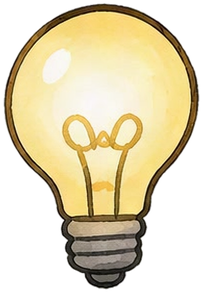
#> input picture videos/52_mif_ejnshtejn/reel/anim/kit/bulb.png, 203 x 293 px, given in place of f1.png, which was not available
$ python kit_genius.py
#> lines starting #> are read from the running program, lines starting #| are printed output that depends on the picture; after the words box and inside, x2 and y2 are one past the last pixel; in counts of white or black regions, pixels touching at a corner belong together
### scripts/anim.py
"""Движение внутри рисунка рилса (25.10, слово владельца: «сильное движение, а не только эффект камеры… профессионально,
не на коленке»). Сцена рилса — модуль videos/NN/reel/anim/<имя>.py со своими слоями и ключами; этот модуль — общее:

- кривые и пружины: cubic-bezier как в After Effects (`bezier`), падение под тяжестью (`gravity`), затухающая пружина
  (`spring`) для отскока и успокоения — числа движения берутся из физики, а не подбором;
- ключи (`Track`): значение по ключевым кадрам, у каждого отрезка своя кривая;
- рисунок на двойках (`on_twos`): рисованное меняется 12 раз в секунду, камера рилса идёт 30 — главный признак
  рисованной анимации (так уже живёт кукла, DOLL_FPS);
- слой (`Layer`): RGBA-вырезка с точкой опоры; ставится поворотом, сдвигом и сжатием вдоль своей оси — фон под ним не
  растягивается (пробник v3 тянул кусок картинки вокруг предмета: «резина»);
- смаз (`smear`): только у движущегося слоя, вдоль скорости, с чётким передним краем — как смаз-кадр аниматора,
  а не среднее нескольких кадров всей картинки (v3: мутное двойное пятно);
- штрихи удара тушью (`impact_strokes`): сужаются к концам, как линия пера, у каждого рисунка чуть свои.

Сцена отдаёт `frame(t, ctx) -> (картинка исходника ×2, камера)`; камера — поправка к окну плана reel.py
(сдвиг, наезд, поворот), её считает сцена: удар, задержка на ударе, тряска — это реакция на событие рисунка.
"""
import math
import importlib.util
import os

import cv2
import numpy as np

DRAW_FPS = 12


def on_twos(t, fps=DRAW_FPS):
    return math.floor(t * fps + 1e-6) / fps


def clamp01(u):
    return 0.0 if u < 0 else 1.0 if u > 1 else u


def bezier(p1x, p1y, p2x, p2y):
    """cubic-bezier(p1x, p1y, p2x, p2y) — та же кривая, что в CSS и After Effects. Возвращает u -> значение."""
    # [9 lines left out: function f, not called in this run]
    return f


LINEAR = lambda u: clamp01(u)                       # noqa: E731
EASE_OUT = bezier(0.22, 1.0, 0.36, 1.0)              # быстрый вход, долгое торможение (ease-out-quint)
EASE_IN = bezier(0.55, 0.0, 1.0, 0.45)               # разгон
EASE_IO = bezier(0.65, 0.0, 0.35, 1.0)
SNAP = bezier(0.16, 1.0, 0.3, 1.0)                    # резкий наезд камеры: 80% пути за первую треть


# [14 lines left out: functions gravity, spring, not called in this run]


class Track:
    """Значение по ключам: [(t, значение, кривая отрезка до следующего ключа)]. Значение — число или кортеж."""

    def __init__(self, keys):
        self.keys = sorted(keys, key=lambda k: k[0])

    # [11 lines left out: function __call__, not called in this run]


class Layer:
    """Вырезка RGBA (float32, альфа 0..1) с точкой опоры в своих координатах."""

    # [17 lines left out: functions __init__, cut, not called in this run]

    def home(self):
        """Точка опоры слоя на рисунке в покое."""
        return self.origin + self.pivot

    # [93 lines left out: functions matrix, draw, _smear, stroke, _vhash, vnoise, not called in this run]


# ПРАВИЛО 28 (владелец 03.11): влёт камеры на 0 с — мощный, красивый, динамичный, ПО УМОЛЧАНИЮ у каждой сцены хука.
# Эталон — рилс 17 «Пашешь, а итог ноль?» (владелец: «пусть это видео будет эталоном… минимум такое приближение… не
# байт в байт, а чтобы одинаковым не было по шаблону… то, что было в старых рилсах, такого никогда не должно быть»).
# Поэтому: (1) прежний мягкий влёт рилсов 08–16 (18 % за 0,25 с, −1,1°, без размытия) из кода удалён — любой вызов
# hook_cam даёт влёт не слабее эталона; (2) у каждого рилса свои параметры: число u ∈ [0, 1] берётся из времени удара
# сцены (своё у каждой озвучки), и каждый параметр идёт от значения эталона (u = 0) только в сторону сильнее, плюс свой
# боковой занос и сторона поворота. Минимум = рилс 17: влёт с 40 % дальше за 0,22 с, перелёт 5 %, поворот 3°,
# размытие движения, второй удар камерой +8 % на ударном слоге.
HOOK28_MIN = dict(zoom=0.40, snap=0.22, over=0.05, roll=3.0, kick=0.08, kick_roll=1.4, freq=1.8, blur=0.5)
HOOK28_MAX = dict(zoom=0.50, snap=0.18, over=0.07, roll=4.2, kick=0.11, kick_roll=2.0, freq=2.2, blur=0.6)
HOOK28_ROLL_SEC, HOOK28_BLUR_MAX, HOOK28_DRIFT = 0.3, 0.07, (60, 40)


# [50 lines left out: functions hook28_params, _hook28_zoom, zoom_blur, hook_cam, not called in this run]


# Рисунок хука двигается сам с первого кадра (владелец 26.10, рилс 08: лента листается уже на первом кадре; в 06 швабра
# начинала дрожать только с 0,15 с). Мера — доля пикселей рисунка, изменившихся между 0 и 0,1 с без камеры.
FIRST_MOTION_DT, FIRST_MOTION_LEVEL = 0.1, 12


# [6 lines left out: function first_frame_motion, not called in this run]


# Стандарт 25 (владелец 03.11: «движение с первого кадра очень интенсивное, ещё динамичнее, чем было»): мера не одного
# шага 0 → 0,1 с, а всей первой секунды кадр за кадром — рисунок не должен ни разу «встать» и в среднем меняться сильно.
OPENING_SEC, OPENING_FPS = 1.0, 30


# [42 lines left out: functions opening_motion, impact_strokes, squash_region, not called in this run]


_FOLLOW = {}
CONTACT_ZONE = 0.4


# [237 lines left out: functions _follow_geo, _centroid, squash_follow, grid, ink_objects, cut_polygon and 6 more, not called in this run]


DARK_BG = 110        # средняя яркость фона вокруг дыры ниже — тёмная стена: LaMa там не проверена (25.10 давала пятна)


def inpaint_bg(img, hole, cache_dir=None, grow=True):
    """ОСНОВНАЯ заливка фона под вырезанным предметом для новых сцен (владелец 02.11: «вообще идеально стало»):
    ореол предмета (свечение, дым) уходит вместе с ним, LaMa продолжает линии сцены (плинтус, пол, край двери),
    тон и зерно — с бумаги этого же рисунка, тень на полу остаётся (scripts/inpaint.py). Считается один раз и
    кладётся в cache_dir. На тёмной стене — прежняя fill_hole (LaMa там не проверена). Возвращает float32 RGB."""
    import inpaint
    img = np.asarray(img, np.float32); hole = np.asarray(hole).astype(bool)
    ring = cv2.dilate(hole.astype(np.uint8), np.ones((31, 31), np.uint8)).astype(bool) & ~hole
    if ring.any() and float(np.median(img[ring].mean(1))) < DARK_BG:
        return fill_hole(img, hole, grain_from="noise")
    if cache_dir:
        return inpaint.cached(img, hole, cache_dir, grow=grow)
    return inpaint.inpaint(img, hole, grow=grow)


# --------------------------------------------------------------------------- нарезка частей тела без артефактов
# Рилс 13 (владелец 02.11, скрин хука 0:00.86): в слой хвоста попали три штриха усов — в рисунке усы щеки проходят через
# просвет завитка, и многоугольник хвоста забрал их; хвост машет — усы висят в воздухе рядом с ним. Тот же класс
# брака у любой части (лапа и шерсть соседа, ухо и прядь чёлки): тонкий штрих принадлежит той части, от которой растёт.
PART_CORE_OPEN = 7        # px: всё тоньше — штрих (ус, волосок, линия), а не тело части
PART_REACH = 10           # px: штрих ближе к телу части — её шерсть; дальше — чужой, уходит в родительский слой
SPUR_BASE = 4             # px: полоса у тела части, где ус и шерсть неразделимы — остаётся части
SPUR_LEN, SPUR_WIDTH = 30, 4.0   # длинный тонкий штрих, торчащий из части (ус через шерсть хвоста), — не её


# [29 lines left out: function split_part, not called in this run]


CLAIM_MIN_LEN = 35          # px: прямой тонкий штрих туши не короче — ус, а не прядь шерсти (пряди — треугольные и короче)
CLAIM_INK, CLAIM_WIDTH = 70, 5  # тушь темнее шерсти (шерсть 60–120); ус не толще 5 px


# [50 lines left out: functions claim_strokes, drop_scene_lines, not called in this run]


def keep_attached(mask, reach=PART_REACH):
    """Только главный кусок маски и то, что касается его в пределах reach: обрывки рамки двери, линии пола, чужие
    штрихи рядом с персонажем, попавшие в его многоугольник, иначе ездят вместе с ним по сцене (тело рилса 13)."""
    m = (np.asarray(mask) > 0).astype(np.uint8)
    n, lab, st, _ = cv2.connectedComponentsWithStats(m)
    if n <= 2:
        return m
    big = (lab == 1 + int(np.argmax(st[1:, cv2.CC_STAT_AREA]))).astype(np.uint8)
    near = cv2.dilate(big, cv2.getStructuringElement(cv2.MORPH_ELLIPSE, (2 * reach + 1, 2 * reach + 1)))
    return np.isin(lab, np.unique(lab[(near > 0) & (m > 0)])).astype(np.uint8) & m


PART_UNDERLAP = 14          # px: часть заходит под соседний слой — шов разреза не просвечивает


# [135 lines left out: functions underlap, detached_share, trim_paper_edge, defringe, paper_like, sheet and 2 more, not called in this run]


_SCENES = {}


# [16 lines left out: functions scene, scene_files, not called in this run]


# ── Нарезка по точкам: SAM 2.1 + матирование края + усы (владелец 04.11: «чтобы всё цепляло: телефон в лапах,
# огонёк, усы… главное — лучшее качество») ────────────────────────────────────────────────────────────────────────
# Стенд experiments/cutout (три рисунка, лист compare_3methods.jpg): нынешняя нарезка по туши цепляет линии мебели и
# куски бумаги; BiRefNet вырезает прижатую подушку и фон за телефоном, ест усы (33–147 с, 9 ГБ); SAM 2.1 по точкам
# «кот / не кот» понимает границу предметов, матирование closed-form даёт мягкий край без каймы (3–6 с, 2 ГБ). Чего не
# хватало SAM — усы поверх светлых предметов: их возвращает whisker_alpha.
SAM_REPO, SAM_ZIP = "vietanhdev/segment-anything-2.1-onnx-models", "sam2.1_hiera_small_20260221.zip"   # Apache-2.0
MODEL_DIR = os.environ.get("STICKMAN_MODELS", os.path.expanduser("~/.cache/stickman_models"))
_SAM = {}


# [84 lines left out: functions _sam_sessions, _fill_small_holes, sam_mask, matte_alpha, not called in this run]


WHISKER_REACH = 150    # px ×2: дальше от контура усы не торчат; линия мебели уходит дальше — это не ус
WHISKER_INK = 105      # яркость туши уса (0..255): светлее — это тень или фактура бумаги
WHISKER_SPREAD = 5.0   # px: поперечный разброс штриха; у уса 1–3, у контура капли или дуги подлокотника — больше


# [39 lines left out: functions whisker_alpha, cut_sam, not called in this run]


# ── Фон под слоями — чистая подложка (04.11, стенд experiments/fill): LaMa оставляла призраки (серое пятно шерсти,
# силуэт головы), MI-GAN дорисовывала мусорные линии; модель картинок, перерисовавшая ТОТ ЖЕ рисунок без героя,
# достроила подушку и спинку дивана целиком. В кадр идёт только внутри дыры, после совмещения (ECC) и плавной
# поправки тона по краю. Один платный рисунок на сцену (cx/gpt-image-2.5 medium, 197 550), кэш по содержимому.
PLATE_MODEL, PLATE_SIZE, PLATE_Q = "cx/gpt-image-2.5", "1024x1536", "medium"
PLATE_TONE_MAX = 18          # разница рисунка и подложки, выше которой это уже не тон, а тень, линия или предмет
PLATE_PROMPT = ("Image 1 is a finished drawing. Redraw exactly the same drawing, the same room, furniture, objects, "
                "framing, scale, line work, colours and paper, but WITHOUT {what}: the place where it was shows what is "
                "behind it, the sofa, pillow, floor, wall or furniture continue naturally with their own lines and "
                "colours, as if it had never been there. Nothing else changes: every other object stays in exactly the "
                "same place and size. No letters or numbers anywhere.")


# [55 lines left out: functions _fuse_plate, plate_bg, not called in this run]

### videos/52_mif_ejnshtejn/reel/anim/kit_genius.py
"""Слои хука рилса 52 «Двоечник стал гением?» для HyperFrames — по базе рилса 13 (стандарт 24).

Рисунок gen/g1_dunce_genius.png ×2 (src/f1.png, upscale.py); координаты сняты по рисунку 1333×2000 и умножены на
2.5 (×1.25 до 1664×2496, ×2 до исходника рилса). Слои: кот целиком над партой (голова, лапы, лист с красной
каракулей, хвост с огоньком — одним куском, хвост не отдельный слой, поэтому без tail_rig), лампочка с лучами.
Парта, стул, доска — фон; фон под слоями — anim.inpaint_bg."""
import json
import os
import sys

import cv2
import numpy as np
from PIL import Image

HERE = os.path.dirname(os.path.abspath(__file__)); REEL = os.path.dirname(HERE)
sys.path.insert(0, os.path.join(REEL, "..", "..", "..", "scripts"))
import anim  # noqa: E402

OUT = os.path.join(HERE, "kit")
CACHE = os.path.join(REEL, ".cache", "anim")
K = 2.5                                   # рисунок 1333×2000 -> исходник рилса ×2
ORIGIN = (0, int(140 * K))                # левый верх композиции в ×2
SIZE = (3328, int(1180 * K))              # до низа парты (y 1320 на рисунке)


def P(pts):
    return [(int(x * K), int(y * K)) for x, y in pts]


CAT_REG = P([(50, 700), (250, 700), (380, 560), (470, 505), (600, 505), (622, 452), (860, 452), (885, 700),
             (965, 790), (1005, 990), (1005, 1100), (955, 1215), (250, 1215), (240, 1250), (50, 1250)])
CHAIR = P([(318, 1058), (448, 1058), (448, 1216), (318, 1216)])   # спинка стула — фон, не кот
MARKS = [P([(250, 530), (360, 680)]), P([(85, 720), (145, 785)])]  # штрихи испуга и искры огонька — с котом
SHEET = P([(637, 942), (947, 912), (950, 1215), (630, 1215)])
BULB_BOX = tuple(int(v * K) for v in (425, 180, 772, 505))
FEET = P([(700, 1220)])[0]               # ось качания кота: у края парты под листом
HEAD = P([(640, 760)])[0]
BULB_C = P([(600, 400)])[0]


def fill_holes(m):
    m = (m > 0).astype(np.uint8)
    h, w = m.shape
    ff = m.copy(); pad = np.zeros((h + 2, w + 2), np.uint8)
    cv2.floodFill(ff, pad, (0, 0), 1)
    return (m | (1 - ff)).astype(np.uint8)


def poly_mask(shape, poly):
    r = np.zeros(shape[:2], np.uint8); cv2.fillPoly(r, [np.int32(poly)], 1); return r


def main():
    os.makedirs(OUT, exist_ok=True)
    A = np.asarray(Image.open(os.path.join(REEL, "src", "f1.png")).convert("RGB")).astype(np.float32)
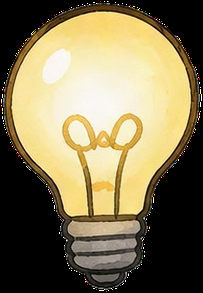
#> A: shape (293, 203, 3) float32; mean R, G, B 130, 118.5, 85.7
    g = A.mean(2); sat = A.max(2) - A.min(2)
#> after `g = A.mean(2)`:
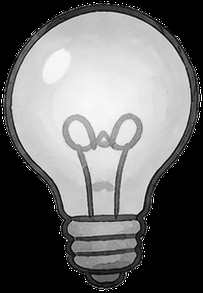
#> g: shape (293, 203) float32; min 0, max 255, mean 111.4
#> after `sat = A.max(2) - A.min(2)`:
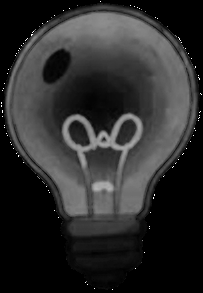
#> sat: shape (293, 203) float32; min 0, max 255, mean 44.3
    reg = poly_mask(A.shape, CAT_REG)
#> in poly_mask, `cv2.fillPoly(r, [np.int32(poly)], 1)`: r: shape (293, 203); every value is 0
    ink = (((g < 120) | ((sat > 70) & (A[..., 0] > 150))) & (reg > 0)).astype(np.uint8)
    ink = cv2.morphologyEx(ink, cv2.MORPH_CLOSE, np.ones((9, 9), np.uint8))
    for (x0, y0), (x1, y1) in MARKS:
        sub = np.zeros_like(reg); sub[y0:y1, x0:x1] = 1
        ink |= (((g < 150) | (sat > 60)) & (sub > 0)).astype(np.uint8)
        reg |= sub
    chair = poly_mask(A.shape, CHAIR)
    fur = (g < 95).astype(np.uint8)                       # мех кота поверх стула остаётся коту
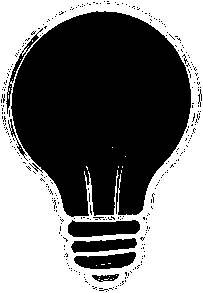
#> fur: shape (293, 203); values 0 (black) and 1 (white), 48.2% white; 26 white regions (25 under 20 px), largest, box (x1, y1, x2, y2) and area: (0, 0, 203, 293) 28634
    ink &= ~((chair > 0) & (fur == 0))
    sheet = poly_mask(A.shape, SHEET)
    core = anim.keep_attached((ink | sheet).astype(np.uint8))
#> in keep_attached, `n, lab, st, _ = cv2.connectedComponentsWithStats(m)`: lab: shape (293, 203) int32; every value is 0
#> in keep_attached, `n, lab, st, _ = cv2.connectedComponentsWithStats(m)`: n = 1; st = [[0, 0, 203, 293, 59479]]
    core = (fill_holes(core) & (reg | sheet) & ~((chair > 0) & (fur == 0))).astype(np.uint8)
#> in fill_holes, `cv2.floodFill(ff, pad, (0, 0), 1)`: ff: shape (293, 203); every value is 1
    cat = core | (ink & ~cv2.dilate(core, np.ones((3, 3), np.uint8)))   # штрихи испуга — отдельные мазки, тоже коту
    bx0, by0, bx1, by1 = BULB_BOX
    breg = np.zeros_like(cat); breg[by0:by1, bx0:bx1] = 1
    cat[:int(497 * K), int(560 * K):int(637 * K)] = 0      # патрон лампочки — лампочке; кончик уха (x ≥ 640) — коту
    # лампочка и лучи — тушь и насыщенный жёлтый; бледный ореол вокруг — фону (иначе слой несёт белый квадрат)
    bulb = (((g < 170) | (sat > 70)) & (breg > 0)).astype(np.uint8)
    bulb = cv2.morphologyEx(bulb, cv2.MORPH_CLOSE, np.ones((7, 7), np.uint8))
    bulb = fill_holes(bulb) & breg
    bulb &= ~cv2.dilate(cat, np.ones((5, 5), np.uint8)).astype(bool)   # ухо кота заходит в рамку лампочки — оно коту
    bulb = anim.keep_attached(bulb.astype(np.uint8))
    bg = A.copy()
    for m in (cat, bulb):
        hole = cv2.dilate(m, np.ones((17, 17), np.uint8)) > 0
        bg = anim.inpaint_bg(bg, hole, cache_dir=CACHE)
#> this loop made 1 pass
    Ap, bg = anim.paper_like(A), anim.paper_like(bg)
    layers = {}
    anim.save_layer(OUT, "cat", Ap, cat, layers, keep_attached_=False)
    anim.save_layer(OUT, "bulb", Ap, bulb, layers, keep_attached_=False)
    ox, oy = ORIGIN; w, h = SIZE
    Image.fromarray(np.clip(bg[oy:oy + h, ox:ox + w], 0, 255).astype(np.uint8)).save(os.path.join(OUT, "bg.png"))
    for v in layers.values():
        v["xy"] = (v["xy"][0] - ox, v["xy"][1] - oy)
    rel = lambda p: (p[0] - ox, p[1] - oy)      # noqa: E731
    meta = dict(origin=ORIGIN, size=SIZE, layers=layers, feet=rel(FEET), head=rel(HEAD), bulb_c=rel(BULB_C), fps=30)
    # композиция HyperFrames — в половинном размере (диск и время рендера; кот в кадре 9:16 уже меньше половины ×2):
    # genius_hf.py увеличивает кадр обратно вдвое
    for f in ["bg.png"] + [n + ".png" for n in layers]:
        im = Image.open(os.path.join(OUT, f)); im.resize((im.width // 2, im.height // 2), Image.LANCZOS).save(os.path.join(OUT, f))
    for v in layers.values():
        v["xy"] = (v["xy"][0] // 2, v["xy"][1] // 2); v["wh"] = (v["wh"][0] // 2, v["wh"][1] // 2)
    meta.update(size=(w // 2, h // 2), feet=(meta["feet"][0] // 2, meta["feet"][1] // 2),
                head=(meta["head"][0] // 2, meta["head"][1] // 2), bulb_c=(meta["bulb_c"][0] // 2, meta["bulb_c"][1] // 2),
                scale=0.5)
    json.dump(meta, open(os.path.join(OUT, "kit.json"), "w"), indent=1)
    print(json.dumps(meta))


if __name__ == "__main__":
    main()
#> (the call stopped at in inpaint_bg, `return inpaint.cached(img, hole, cache_dir, grow=grow)`: inpaint is not available in this run)
